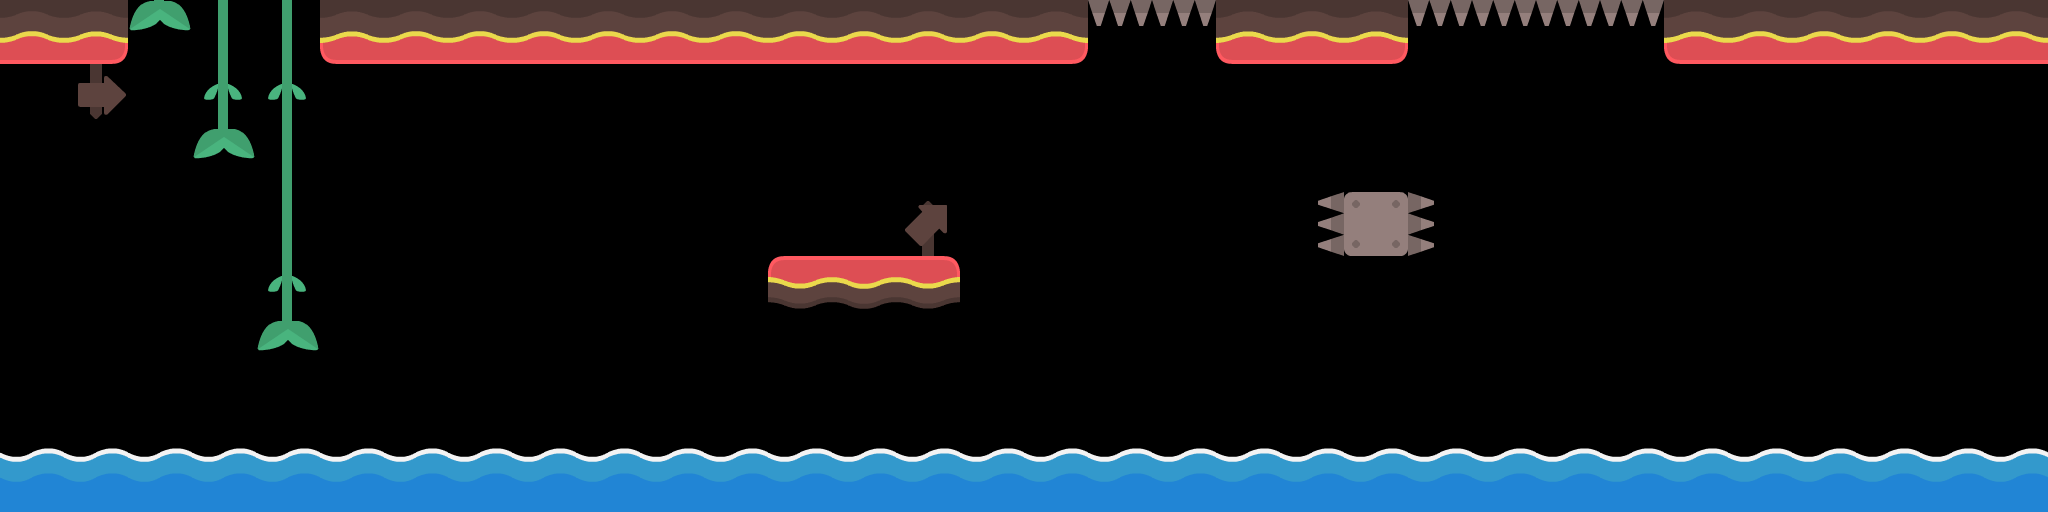

This game map was drawn from its Tiled (.tmx) file and the tilesets committed beside it. A one-line description and the full map source follow:
An orthogonal 32x8 tile map with 64x64 px tiles, 2 tile layers (bg, fg), 2 tilesets and 21 objects.

<map version="1.2" tiledversion="1.2.0" orientation="orthogonal" renderorder="left-down" width="32" height="8" tilewidth="64" tileheight="64" infinite="0" nextlayerid="22" nextobjectid="46">
 <properties>
  <property name="difficulty" value="1" />
 </properties>
 <tileset firstgid="1" name="spritesheet_tiles" tilewidth="64" tileheight="64" tilecount="264" columns="22">
  <image source="../img/tilesheet_complete.png" width="1408" height="768" />
 </tileset>
 <tileset firstgid="265" name="pixel_redux" tilewidth="21" tileheight="21" spacing="2" margin="2" tilecount="1849" columns="30">
  <image source="../img/spritesheet.png" width="692" height="692" />
 </tileset>
 <layer id="20" name="bg" width="32" height="8">
  <data encoding="csv">
0,0,3221225512,3221225559,3221225559,0,0,0,0,0,0,0,0,0,0,0,0,0,0,0,0,0,0,0,0,0,0,0,0,0,0,0,
0,0,0,3221225537,3221225537,0,0,0,0,0,0,0,0,0,0,0,0,0,0,0,0,0,0,0,0,0,0,0,0,0,0,0,
0,0,0,3221225512,3221225559,0,0,0,0,0,0,0,0,0,0,0,0,0,0,0,0,0,0,0,0,0,0,0,0,0,0,0,
0,0,0,0,3221225559,0,0,0,0,0,0,0,0,0,240,0,0,0,0,0,0,0,0,0,0,0,0,0,0,0,0,0,
0,0,0,0,3221225537,0,0,0,0,0,0,0,6,7,8,0,0,0,0,0,0,0,0,0,0,0,0,0,0,0,0,0,
0,0,0,0,3221225512,0,0,0,0,0,0,0,0,0,0,0,0,0,0,0,0,0,0,0,0,0,0,0,0,0,0,0,
0,0,0,0,0,0,0,0,0,0,0,0,0,0,0,0,0,0,0,0,0,0,0,0,0,0,0,0,0,0,0,0,
0,0,0,0,0,0,0,0,0,0,0,0,0,0,0,0,0,0,0,0,0,0,0,0,0,0,0,0,0,0,0,0
</data>
 </layer>
 <layer id="21" name="fg" width="32" height="8">
  <data encoding="csv">
3221225475,3221225474,0,0,0,3221225476,3221225475,3221225475,3221225475,3221225475,3221225475,3221225475,3221225475,3221225475,3221225475,3221225475,3221225474,3221225683,3221225683,3221225476,3221225475,3221225474,3221225683,3221225683,3221225683,3221225683,3221225476,3221225475,3221225475,3221225475,3221225475,3221225475,
0,3221225710,0,0,0,0,0,0,0,0,0,0,0,0,0,0,0,0,0,0,0,0,0,0,0,0,0,0,0,0,0,0,
0,0,0,0,0,0,0,0,0,0,0,0,0,0,0,0,0,0,0,0,0,0,0,0,0,0,0,0,0,0,0,0,
0,0,0,0,0,0,0,0,0,0,0,0,0,0,0,0,0,0,0,0,1610612947,194,2684354771,0,0,0,0,0,0,0,0,0,
0,0,0,0,0,0,0,0,0,0,0,0,0,0,0,0,0,0,0,0,0,0,0,0,0,0,0,0,0,0,0,0,
0,0,0,0,0,0,0,0,0,0,0,0,0,0,0,0,0,0,0,0,0,0,0,0,0,0,0,0,0,0,0,0,
0,0,0,0,0,0,0,0,0,0,0,0,0,0,0,0,0,0,0,0,0,0,0,0,0,0,0,0,0,0,0,0,
233,233,233,233,233,233,233,233,233,233,233,233,233,233,233,233,233,233,233,233,233,233,233,233,233,233,233,233,233,233,233,233
</data>
 </layer>
 <objectgroup id="3" name="colliders">
  <object id="4" x="720" y="144" width="32" height="32">
   <properties>
    <property name="class" value="pickup" />
    <property name="value" value="10" />
   </properties>
   <ellipse />
  </object>
  <object id="7" x="784" y="145" width="32" height="32">
   <properties>
    <property name="class" value="pickup" />
    <property name="value" value="10" />
   </properties>
   <ellipse />
  </object>
  <object id="8" x="848" y="145" width="32" height="32">
   <properties>
    <property name="class" value="pickup" />
    <property name="value" value="10" />
   </properties>
   <ellipse />
  </object>
  <object id="9" x="976" y="145" width="32" height="32">
   <properties>
    <property name="class" value="pickup" />
    <property name="value" value="10" />
   </properties>
   <ellipse />
  </object>
  <object id="10" x="912" y="144" width="32" height="32">
   <properties>
    <property name="class" value="pickup" />
    <property name="value" value="10" />
   </properties>
   <ellipse />
  </object>
  <object id="17" x="1360" y="336" width="32" height="32">
   <properties>
    <property name="class" value="pickup" />
    <property name="value" value="100" />
   </properties>
   <ellipse />
  </object>
  <object id="20" x="320" y="0" width="768" height="64">
   <properties>
    <property name="class" value="environment" />
   </properties>
  </object>
  <object id="21" x="0" y="0" width="128" height="64">
   <properties>
    <property name="class" value="environment" />
    <property name="type" value="first" />
   </properties>
  </object>
  <object id="22" x="768" y="257" width="192" height="32">
   <properties>
    <property name="class" value="environment" />
   </properties>
  </object>
  <object id="23" x="1344" y="192" width="64" height="64">
   <properties>
    <property name="class" value="environment" />
   </properties>
  </object>
  <object id="25" x="1664" y="0" width="384" height="64">
   <properties>
    <property name="class" value="environment" />
   </properties>
  </object>
  <object id="26" x="1088" y="0">
   <properties>
    <property name="class" value="norope" />
   </properties>
   <polyline points="0,0 120,0 128,0" />
  </object>
  <object id="27" x="1408" y="0">
   <properties>
    <property name="class" value="norope" />
   </properties>
   <polyline points="0,0 256,0" />
  </object>
  <object id="28" x="1328" y="192">
   <properties>
    <property name="class" value="norope" />
   </properties>
   <polyline points="0,0 0,64" />
  </object>
  <object id="32" x="1584" y="192">
   <properties>
    <property name="class" value="norope" />
   </properties>
   <polyline points="-160,0 -160,64" />
  </object>
  <object id="40" x="240" y="304" width="32" height="32">
   <properties>
    <property name="class" value="pickup" />
    <property name="value" value="10" />
   </properties>
   <ellipse />
  </object>
  <object id="41" x="304" y="336" width="32" height="32">
   <properties>
    <property name="class" value="pickup" />
    <property name="value" value="10" />
   </properties>
   <ellipse />
  </object>
  <object id="42" x="368" y="304" width="32" height="32">
   <properties>
    <property name="class" value="pickup" />
    <property name="value" value="10" />
   </properties>
   <ellipse />
  </object>
  <object id="43" x="0" y="512">
   <properties>
    <property name="class" value="environment" />
   </properties>
   <polyline points="0,0 2048,0" />
  </object>
  <object id="44" x="1216" y="0" width="192" height="64">
   <properties>
    <property name="class" value="environment" />
   </properties>
  </object>
 </objectgroup>
 <objectgroup id="9" name="checkpoints">
  <object id="31" x="64" y="144">
   <properties>
    <property name="class" value="spawn" />
   </properties>
   <point />
  </object>
 </objectgroup>
</map>
